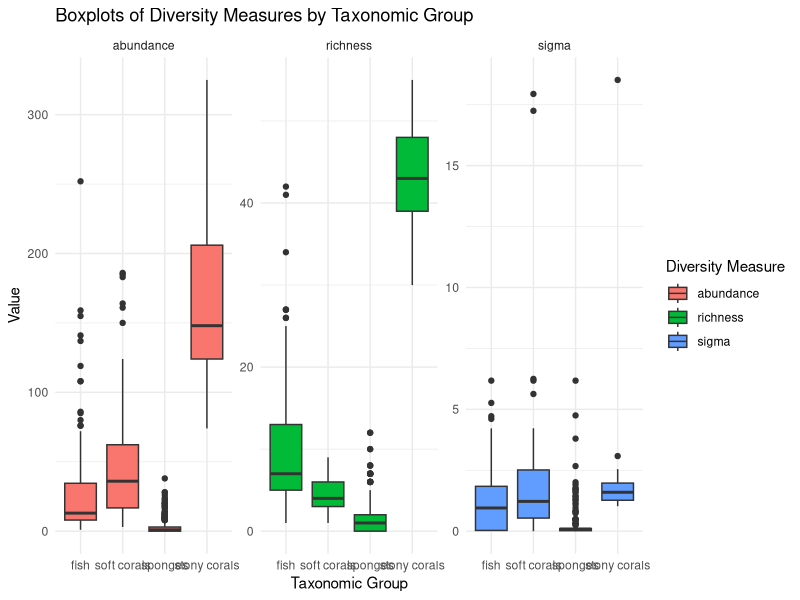
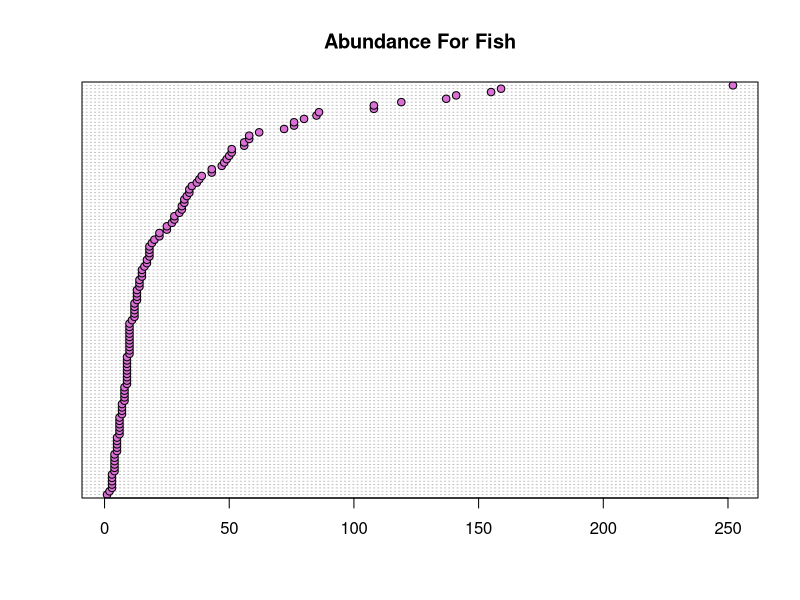
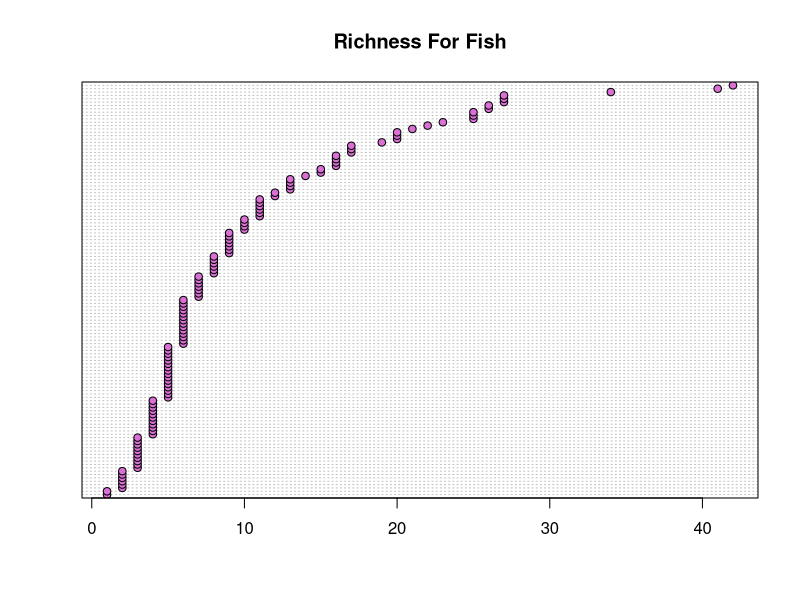
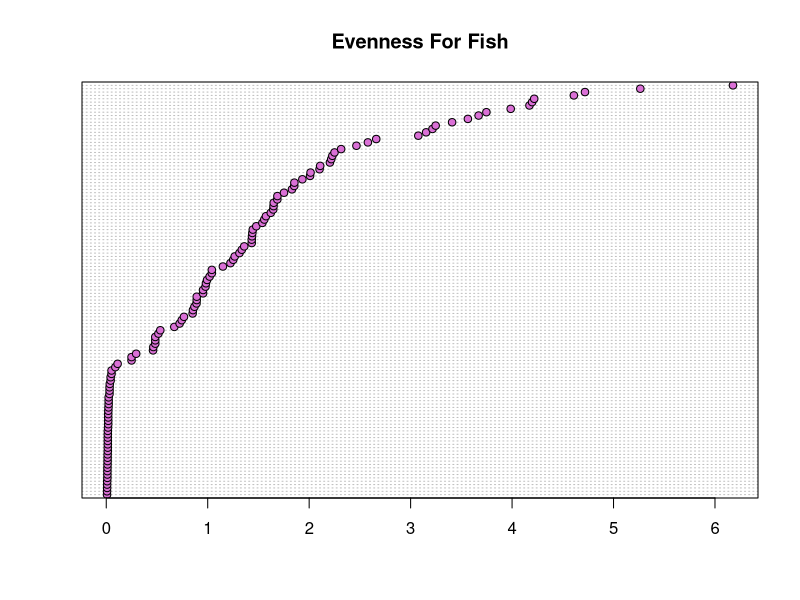
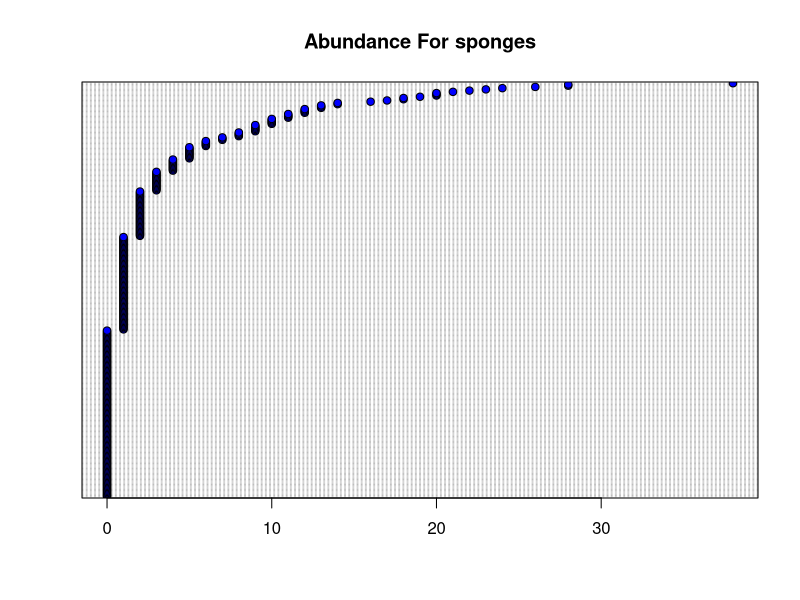
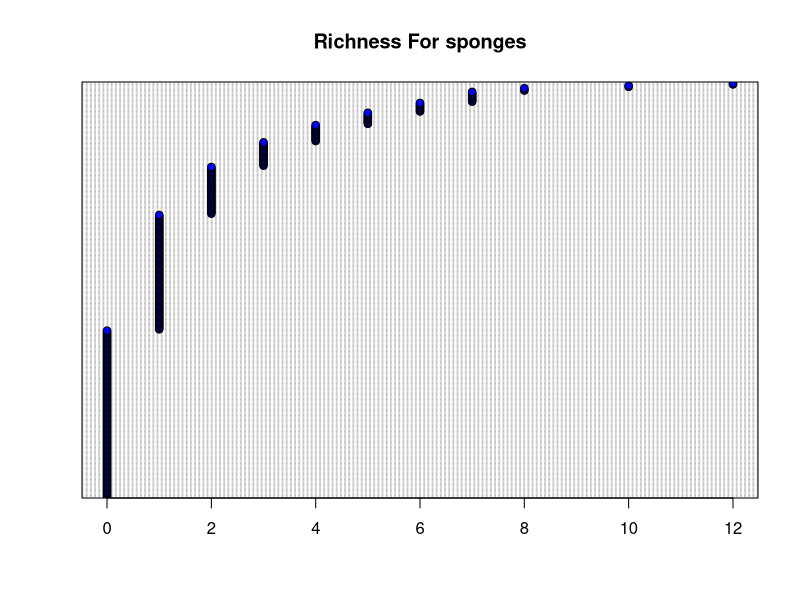
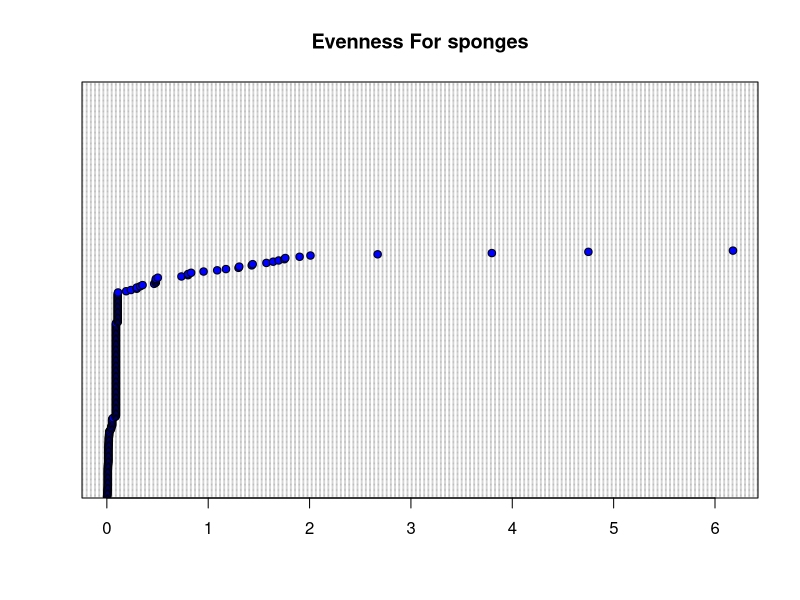
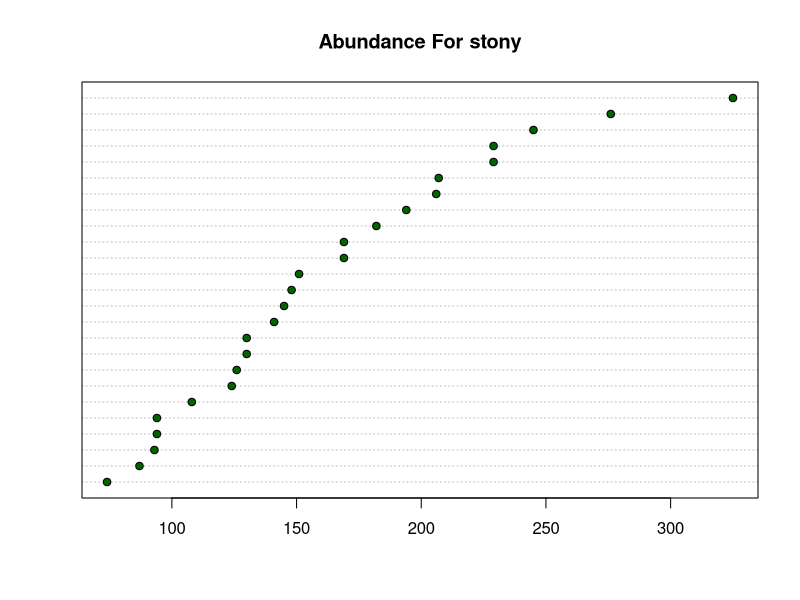

Source code (R) for these figures, in order:


                    ### Data exploration:

library(dplyr)
library(tidyr)
library(ggplot2)
# _____________________________________________________________

# wd:
wd_processed_data <- "C:/Users/inbar/OneDrive/desktop/r/chapter_2/MoBr/data/processed" 
# _____________________________________________________________

# read: 
setwd(wd_processed_data)
combined_data <- read.csv("combined_long.csv") # comes from the script "combine_rich_abu_even_calc"
combined_data <- combined_data %>% dplyr::select(-X) 
# _____________________________________________________________

ggplot(combined_data, aes(x = taxon, y = value, fill = diversity_measure)) +
  geom_boxplot() +
  facet_wrap(~ diversity_measure, scales = "free_y") +
  labs(
    title = "Boxplots of Diversity Measures by Taxonomic Group",
    x = "Taxonomic Group",
    y = "Value",
    fill = "Diversity Measure"
  ) +
  theme_minimal()

# _____________________________________________________________

combined_data = combined_data %>% arrange(value)

fish_abundance <- combined_data %>% filter(taxon == "fish", diversity_measure == "abundance")
fish_richness <- combined_data %>% filter(taxon == "fish", diversity_measure == "richness")
fish_evenness <- combined_data %>% filter(taxon == "fish", diversity_measure == "sigma")

sponges_abundance <- combined_data %>% filter(taxon == "sponges", diversity_measure == "abundance")
sponges_richness <- combined_data %>% filter(taxon == "sponges", diversity_measure == "richness")
sponges_evenness <- combined_data %>% filter(taxon == "sponges", diversity_measure == "sigma")

stony_abundance <- combined_data %>% filter(taxon == "stony corals", diversity_measure == "abundance")
stony_richness <- combined_data %>% filter(taxon == "stony corals", diversity_measure == "richness")
stony_evenness <- combined_data %>% filter(taxon == "stony corals", diversity_measure == "sigma")

soft_abundance <- combined_data %>% filter(taxon == "soft corals", diversity_measure == "abundance")
soft_richness<- combined_data %>% filter(taxon == "soft corals", diversity_measure == "richness")
soft_evenness <- combined_data %>% filter(taxon == "soft corals", diversity_measure == "sigma")

# Subset data for abundance, richness, and evenness
abundance_data <- combined_data[combined_data$diversity_measure == "abundance", ]
richness_data <- combined_data[combined_data$diversity_measure == "richness", ]
evenness_data <- combined_data[combined_data$diversity_measure == "sigma", ]

# wide format:
wide_data <- combined_data %>% pivot_wider(names_from = diversity_measure, values_from = value)

# wide_taxon:
numeric_for_vis_fish <- wide_data %>% dplyr::filter(taxon == "fish") %>% dplyr::select(depth, abundance, richness, sigma) 
numeric_for_vis_sponges <- wide_data %>% dplyr::filter(taxon == "sponges") %>% dplyr::select(depth, abundance, richness, sigma) 
numeric_for_vis_stony <- wide_data %>% dplyr::filter(taxon == "stony corals") %>% dplyr::select(depth, abundance, richness, sigma) 
numeric_for_vis_soft <- wide_data %>% dplyr::filter(taxon == "soft corals") %>% dplyr::select(depth, abundance, richness, sigma) 
# _____________________________________________________________

# Dotcharts for each diversity measure - identify outliers:
dotchart(fish_abundance$value,bg='orchid', main = "Abundance For Fish",)
dotchart(fish_richness$value,bg='orchid', main = "Richness For Fish",)
dotchart(fish_evenness$value,bg='orchid', main = "Evenness For Fish",)

dotchart(sponges_abundance$value,bg='blue', main = "Abundance For sponges",)
dotchart(sponges_richness$value,bg='blue', main = "Richness For sponges",)
dotchart(sponges_evenness$value,bg='blue', main = "Evenness For sponges",)

dotchart(stony_abundance$value,bg='darkgreen', main = "Abundance For stony",)
dotchart(stony_richness$value,bg='darkgreen', main = "Richness For stony",)
dotchart(stony_evenness$value,bg='darkgreen', main = "Evenness For stony",)

dotchart(soft_abundance$value,bg='darkred', main = "Abundance For soft",)
dotchart(soft_richness$value,bg='darkred', main = "Richness For soft",)
dotchart(soft_evenness$value,bg='darkred', main = "Evenness For soft",)

# which of the data point is an outlier?
# _____________________________________________________________

# outliers by the IQR:

ggplot(fish_abundance, aes(x = depth, y = value)) +
  geom_point(size = 3, alpha = 0.7) +
  geom_hline(yintercept = quantile(fish_abundance$value, 0.75) + 1.5 * IQR(fish_abundance$value), 
             linetype = "dashed", color = "red") +  # Upper outlier threshold
  geom_hline(yintercept = quantile(fish_abundance$value, 0.25) - 1.5 * IQR(fish_abundance$value), 
             linetype = "dashed", color = "red") +  # Lower outlier threshold
  labs(
    title = "Fish -Dotplot with Potential Outliers Highlighted",
    x = "Taxonomic Group",
    y = "abundance"
  ) +
  theme_minimal()


ggplot(fish_richness, aes(x = depth, y = value)) +
  geom_point(size = 3, alpha = 0.7) +
  geom_hline(yintercept = quantile(fish_richness$value, 0.75) + 1.5 * IQR(fish_richness$value), 
             linetype = "dashed", color = "red") +  # Upper outlier threshold
  geom_hline(yintercept = quantile(fish_richness$value, 0.25) - 1.5 * IQR(fish_richness$value), 
             linetype = "dashed", color = "red") +  # Lower outlier threshold
  labs(
    title = "Fish -Dotplot with Potential Outliers Highlighted",
    x = "Taxonomic Group",
    y = "richness"
  ) +
  theme_minimal()


ggplot(fish_evenness, aes(x = depth, y = value)) +
  geom_point(size = 3, alpha = 0.7) +
  geom_hline(yintercept = quantile(fish_evenness$value, 0.75) + 1.5 * IQR(fish_evenness$value), 
             linetype = "dashed", color = "red") +  # Upper outlier threshold
  geom_hline(yintercept = quantile(fish_evenness$value, 0.25) - 1.5 * IQR(fish_evenness$value), 
             linetype = "dashed", color = "red") +  # Lower outlier threshold
  labs(
    title = "Fish - Dotplot with Potential Outliers Highlighted",
    x = "Taxonomic Group",
    y = "eveness Measure Value"
  ) +
  theme_minimal()


# outliers by the IQR:

ggplot(sponges_abundance, aes(x = depth, y = value)) +
  geom_point(size = 3, alpha = 0.7) +
  geom_hline(yintercept = quantile(sponges_abundance$value, 0.75) + 1.5 * IQR(sponges_abundance$value), 
             linetype = "dashed", color = "red") +  # Upper outlier threshold
  geom_hline(yintercept = quantile(sponges_abundance$value, 0.25) - 1.5 * IQR(sponges_abundance$value), 
             linetype = "dashed", color = "red") +  # Lower outlier threshold
  labs(
    title = "Sponges - Dotplot with Potential Outliers Highlighted",
    x = "Taxonomic Group",
    y = "abundance"
  ) +
  theme_minimal()


ggplot(sponges_richness, aes(x = depth, y = value)) +
  geom_point(size = 3, alpha = 0.7) +
  geom_hline(yintercept = quantile(sponges_richness$value, 0.75) + 1.5 * IQR(sponges_richness$value), 
             linetype = "dashed", color = "red") +  # Upper outlier threshold
  geom_hline(yintercept = quantile(sponges_richness$value, 0.25) - 1.5 * IQR(sponges_richness$value), 
             linetype = "dashed", color = "red") +  # Lower outlier threshold
  labs(
    title = "Sponges - Dotplot with Potential Outliers Highlighted",
    x = "Taxonomic Group",
    y = "richness"
  ) +
  theme_minimal()


ggplot(sponges_evenness, aes(x = depth, y = value)) +
  geom_point(size = 3, alpha = 0.7) +
  geom_hline(yintercept = quantile(sponges_evenness$value, 0.75, na.rm = TRUE) + 1.5 * IQR(sponges_evenness$value, na.rm = TRUE), 
             linetype = "dashed", color = "red") +  # Upper outlier threshold
  geom_hline(yintercept = quantile(sponges_evenness$value, 0.25,na.rm = TRUE) - 1.5 * IQR(sponges_evenness$value, na.rm = TRUE), 
             linetype = "dashed", color = "red") +  # Lower outlier threshold
  labs(
    title = "Sponges - Dotplot with Potential Outliers Highlighted",
    x = "Taxonomic Group",
    y = "evenness"
  ) +
  theme_minimal()


# stony - outliers by the IQR:

ggplot(stony_abundance, aes(x = depth, y = value)) +
  geom_point(size = 3, alpha = 0.7) +
  geom_hline(yintercept = quantile(stony_abundance$value, 0.75) + 1.5 * IQR(stony_abundance$value), 
             linetype = "dashed", color = "red") +  # Upper outlier threshold
  geom_hline(yintercept = quantile(stony_abundance$value, 0.25) - 1.5 * IQR(stony_abundance$value), 
             linetype = "dashed", color = "red") +  # Lower outlier threshold
  labs(
    title = "Stony -Dotplot with Potential Outliers Highlighted",
    x = "Taxonomic Group",
    y = "abundance"
  ) +
  theme_minimal()


ggplot(stony_richness, aes(x = depth, y = value)) +
  geom_point(size = 3, alpha = 0.7) +
  geom_hline(yintercept = quantile(stony_richness$value, 0.75) + 1.5 * IQR(stony_richness$value), 
             linetype = "dashed", color = "red") +  # Upper outlier threshold
  geom_hline(yintercept = quantile(stony_richness$value, 0.25) - 1.5 * IQR(stony_richness$value), 
             linetype = "dashed", color = "red") +  # Lower outlier threshold
  labs(
    title = "Stony -Dotplot with Potential Outliers Highlighted",
    x = "Taxonomic Group",
    y = "richness"
  ) +
  theme_minimal()


ggplot(stony_evenness, aes(x = depth, y = value)) +
  geom_point(size = 3, alpha = 0.7) +
  geom_hline(yintercept = quantile(stony_evenness$value, 0.75) + 1.5 * IQR(stony_evenness$value), 
             linetype = "dashed", color = "red") +  # Upper outlier threshold
  geom_hline(yintercept = quantile(stony_evenness$value, 0.25) - 1.5 * IQR(stony_evenness$value), 
             linetype = "dashed", color = "red") +  # Lower outlier threshold
  labs(
    title = "Stony - Dotplot with Potential Outliers Highlighted",
    x = "Taxonomic Group",
    y = "evenness"
  ) +
  theme_minimal()

# soft - outliers by the IQR:

ggplot(soft_abundance, aes(x = depth, y = value)) +
  geom_point(size = 3, alpha = 0.7) +
  geom_hline(yintercept = quantile(soft_abundance$value, 0.75) + 1.5 * IQR(soft_abundance$value), 
             linetype = "dashed", color = "red") +  # Upper outlier threshold
  geom_hline(yintercept = quantile(soft_abundance$value, 0.25) - 1.5 * IQR(soft_abundance$value), 
             linetype = "dashed", color = "red") +  # Lower outlier threshold
  labs(
    title = "Soft -Dotplot with Potential Outliers Highlighted",
    x = "Taxonomic Group",
    y = "abundance"
  ) +
  theme_minimal()


ggplot(soft_richness, aes(x = depth, y = value)) +
  geom_point(size = 3, alpha = 0.7) +
  geom_hline(yintercept = quantile(soft_richness$value, 0.75) + 1.5 * IQR(soft_richness$value), 
             linetype = "dashed", color = "red") +  # Upper outlier threshold
  geom_hline(yintercept = quantile(soft_richness$value, 0.25) - 1.5 * IQR(soft_richness$value), 
             linetype = "dashed", color = "red") +  # Lower outlier threshold
  labs(
    title = "Soft - Dotplot with Potential Outliers Highlighted",
    x = "Taxonomic Group",
    y = "richness"
  ) +
  theme_minimal()


ggplot(soft_evenness, aes(x = depth, y = value)) +
  geom_point(size = 3, alpha = 0.7) +
  geom_hline(yintercept = quantile(soft_evenness$value, 0.75) + 1.5 * IQR(soft_evenness$value), 
             linetype = "dashed", color = "red") +  # Upper outlier threshold
  geom_hline(yintercept = quantile(soft_evenness$value, 0.25) - 1.5 * IQR(soft_evenness$value), 
             linetype = "dashed", color = "red") +  # Lower outlier threshold
  labs(
    title = "Soft - Dotplot with Potential Outliers Highlighted",
    x = "Taxonomic Group",
    y = "evenness"
  ) +
  theme_minimal()

# _____________________________________________________________

       # box plot - diversity vs depth

boxplot(abundance_data$value ~ abundance_data$taxon) 
boxplot(richness_data$value ~ richness_data$taxon) 
boxplot(evenness_data$value ~ evenness_data$taxon) 

# _____________________________________________________________

      # hist for each deiversity measure

ggplot(abundance_data, aes(x = value)) +
  geom_histogram(binwidth = 10, fill = "skyblue", color = "black", alpha = 0.7) +
  facet_wrap(~ taxon, scales = "free_y") +  # Separate by taxonomic group
  labs(title = "Histogram of Abundance by Taxonomic Group",
       x = "Abundance",
       y = "Frequency") +
  theme_minimal()

ggplot(richness_data, aes(x = value)) +
  geom_histogram(binwidth = 1, fill = "darkgreen", color = "black", alpha = 0.7) +
  facet_wrap(~ taxon, scales = "free_y") +  # Separate by taxonomic group
  labs(title = "Histogram of Richness by Taxonomic Group",
       x = "Richness",
       y = "Frequency") +
  theme_minimal()

ggplot(evenness_data, aes(x = value)) +
  geom_histogram(binwidth = 0.5, fill = "darkred", color = "black", alpha = 0.7) +
  facet_wrap(~ taxon, scales = "free_y") +  # Separate by taxonomic group
  labs(title = "Histogram of Evenness by Taxonomic Group",
       x = "Evenness",
       y = "Frequency") +
  theme_minimal()

# _____________________________________________________________

# * I didn't use the code for log transformation

#**************************************************************
  
                 #### Collinearity  

#**************************************************************
pairs(numeric_for_vis_fish, cex.labels= 1)
pairs(numeric_for_vis_sponges, cex.labels= 1)
pairs(numeric_for_vis_stony, cex.labels= 1)
pairs(numeric_for_vis_soft, cex.labels= 1)

# _____________________________________________________________
 # violin:

#abundance:
ggplot(abundance_data, aes(x = taxon, y = value, fill = taxon)) +
  geom_violin() +
  geom_jitter(width = 0.1)+
  labs(
    title = "Abundance violin by Taxonomic Group",
    y = "abundance",
    fill = "Taxon"
  ) +
  theme_minimal()

#richness:
ggplot(richness_data, aes(x = taxon, y = value, fill = taxon)) +
  geom_violin() +
  geom_jitter(width = 0.1)+
  labs(
    title = "Richness violin by Taxonomic Group",
    y = "richness",
    fill = "Taxon"
  ) +
  theme_minimal()

#evenness:
ggplot(evenness_data, aes(x = taxon, y = value, fill = taxon)) +
  geom_violin() +
  geom_jitter(width = 0.1)+
  labs(
    title = "Evenness violin by Taxonomic Group",
    y = "Evenness",
    fill = "Taxon"
  ) +
  theme_minimal()























 